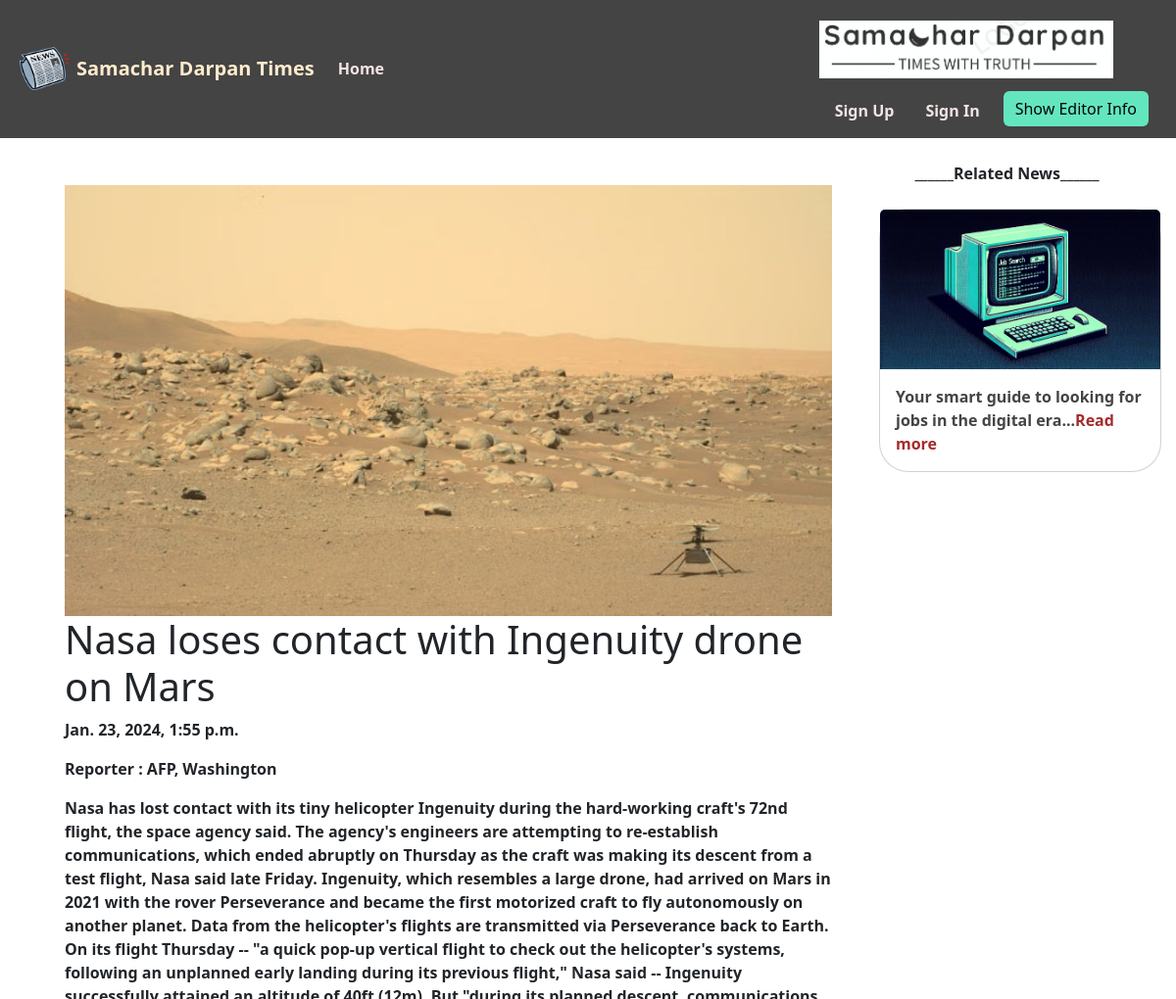
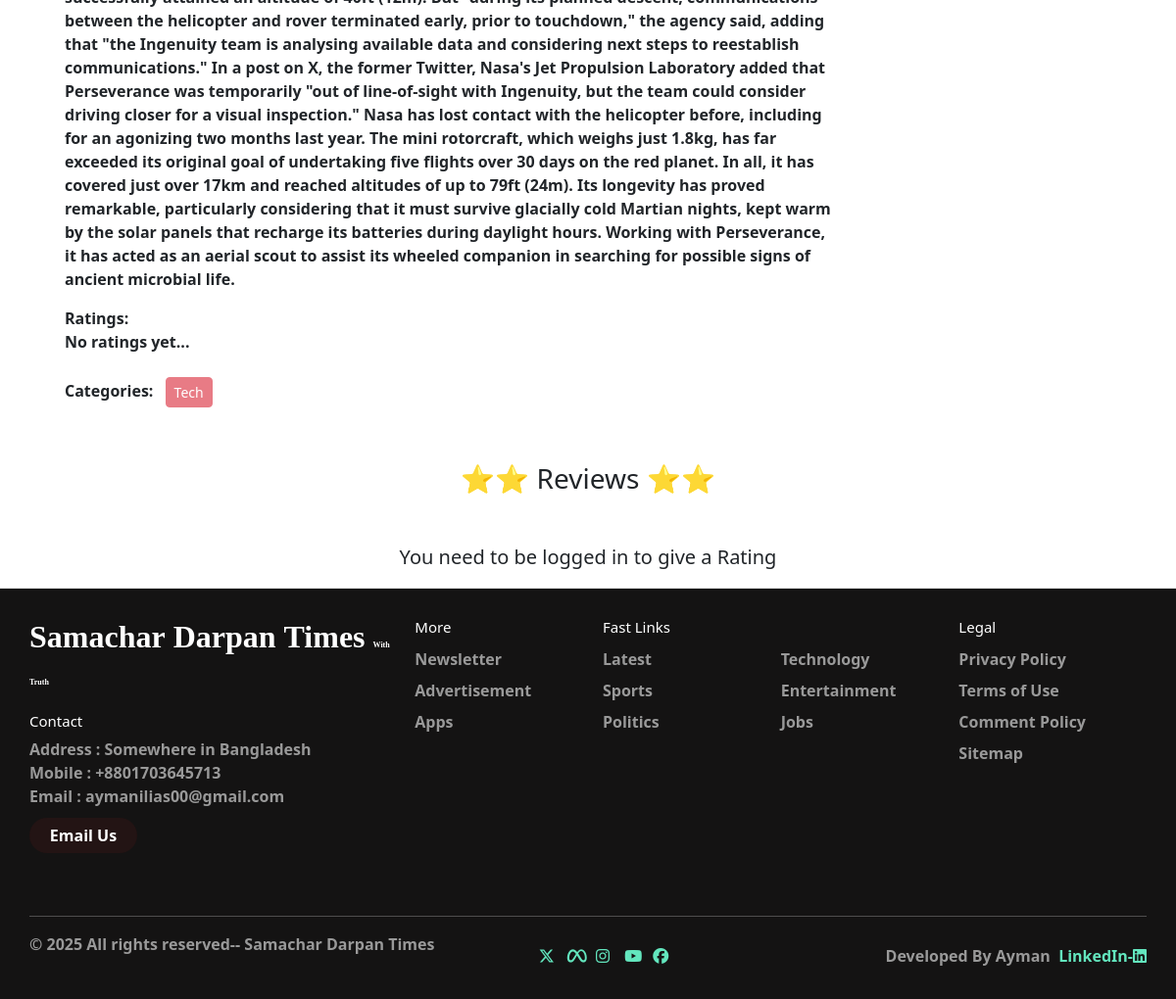
The page /samachar_darpan/detail/30/ on the database its author committed (2 pictures, top to bottom).
### news/models.py (models this page shows, shortened)
class News(models.Model):
    title = models.CharField(max_length=100)
    content = models.TextField()
    category = models.ManyToManyField(Category)
    writter = models.CharField(max_length=200)
    image = models.ImageField(upload_to ='uploads/', blank = True, null = True)
    date = models.DateTimeField(auto_now_add=True, blank = True, null = True)

class Category(models.Model):
    name = models.CharField(max_length=200)
    slug= models.SlugField(max_length=100,null=True, blank= True,unique = True)
    def __str__(self):
        return self.name

### news/views.py (the view, shortened to what this page needs)
# urls.py: path('detail/<int:id>/',DetailPostView.as_view(), name='detail_news'),
class DetailPostView(DetailView):
    model = News
    template_name = 'detail_news.html'
    context_object_name = 'news'
    pk_url_kwarg = 'id'
    def get_context_data(self, **kwargs):
        context = super().get_context_data(**kwargs)
        news = self.get_object()
        comments = news.comments.all()
        comment_form = CommentForm()
        ratings = [comment.rating for comment in comments]
        if ratings:
            avg_rating = round(sum(ratings) / len(ratings), 2)
        else:
            avg_rating = None
        context['comments'] = comments
        context['comment_form'] = comment_form
        context['stars'] = dict(RATING_CHOICES)
        context['avg_rating'] = avg_rating
        related_articles = News.objects.filter(category__in=news.category.all()).exclude(id=news.id)[:2]
        context['related_articles'] = related_articles
        return context

### news/templates/detail_news.html (shortened to what this page needs)
{% extends 'base.html' %}
{% load crispy_forms_tags %}
{% load static %}
{% block content %}
    <div class="container mt-4 d-flex">
        <div class="row">
            <div class="{% if related_articles %}col-md-9{% else %}col-md-12{% endif %} col-sm-12">                <div class="card m-2" style="border: none;">
                    <div class="card-body" style="background-color: rgb(255, 255, 255);">
                        <img class="img-fluid mx-auto d-block" src="{{ news.image.url }}" alt="">
                        <strong><h1 class="card-title">{{ news.title }}</h1></strong>
                        <p class="card-text">{{ news.date }}</p>
                        <p><strong class="card-title">Reporter : {{ news.writter }}</strong></p>
                        <p class="card-text">   {{ news.content }}</p>
                        <div class="d-flex">
                            <strong>Ratings:
                                {% if avg_rating %}
                                    {% if avg_rating|default:0 >= 1 and avg_rating|default:0 <= 1.5 %}
                                        <span>⭐</span>
                                    {% endif %}
                                    {% if avg_rating|default:0 > 1.5 and avg_rating|default:0 <= 2 %}
                                        <span>⭐⭐</span>
                                    {% endif %}
                                    {% if avg_rating|default:0 > 2 and avg_rating|default:0 <= 2.5 %}
                                        <span>⭐⭐</span>
                                    {% endif %}
                                    {% if avg_rating|default:0 > 2.5 and avg_rating|default:0 <= 3 %}
                                        <span>⭐⭐⭐</span>
                                    {% endif %}
                                    {% if avg_rating|default:0 > 3 and avg_rating|default:0 <= 3.5 %}
                                        <span>⭐⭐⭐</span>
                                    {% endif %}
                                    {% if avg_rating|default:0 > 3.5 and avg_rating|default:0 <= 4 %}
                                        <span>⭐⭐⭐⭐</span>
                                    {% endif %}
                                    {% if avg_rating|default:0 > 4 and avg_rating|default:0 <= 4.5 %}
                                        <span>⭐⭐⭐⭐</span>
                                    {% endif %}
                                    {% if avg_rating|default:0 > 4.5 and avg_rating|default:0 <= 5 %}
                                        <span>⭐⭐⭐⭐⭐</span>
                                    {% endif %}
                                {% else %}
                                    <p>No ratings yet...</p>
                                {% endif %}
                            </strong>
                        </div>
                        <strong>Categories:</strong>
                        {% for category in news.category.all %}
                            <button class="btn btn-danger btn-sm m-2" disabled>{{ category }}</button>
                        {% endfor %}
                    </div>
                </div>
            </div>
            {% if related_articles %}
            <div class="col-md-3">
                <div class="text-center">
                    <strong>
                        ______Related News______
                    </strong>
                </div>
                <br>
                {% for related_article in related_articles %}
                    <div class="card" style="width: 18rem;border-radius: 30px;">
                        <img class="card-img-top" src="{{ related_article.image.url }}" alt=" img-fluid">
                        <div class="card-body">
                            <strong>
                                <a href="{% url 'detail_news' related_article.id %}" style="text-decoration: none; color: #444444">
                                    {{ related_article.title }}...<strong style="color: brown;">Read more</strong>
                                </a>
                            </strong>
                        </div>
                    </div>
                    <br>
                {% endfor %}
            </div>
        {% endif %}
        </div>
    </div>
    <div class="container mt-4">
        <h3 class="text-center">⭐⭐ Reviews ⭐⭐</h3>
    </div>
    {% if request.user.is_authenticated %}
        <div class="container mt-5 mb-5 border border-4 border-secondary rounded p-4">
            <div class="row">
                <div class="col-md-8">
                    <h1 class="card-title text-center mb-4">Please Add Your Review</h1>
                    <form method="post">
                        {% csrf_token %}
                        {{ comment_form | crispy }}
                        <button type="submit" class="btn btn-primary btn-block">Send</button>
                    </form>
                </div>
                <div class="col-md-4" style="margin: auto;">
                    <img src="{% static 'rating.png' %}" alt="Rating Image" class="img-fluid">
                </div>
            </div>
        </div>
    {% else %}
        <div class="text-center mt-5">
            <p class="lead">You need to be logged in to give a Rating</p>
        </div>
    {% endif %}
{% endblock %}

### templates/base.html (style rules this page uses)
*, *:before, *:after { box-sizing: border-box; }

### rows shown on the page
News: image (picture), title "Nasa loses contact with Ingenuity drone on Mars", date "Jan. 23, 2024, 1:55 p.m.", writter "AFP, Washington", content "Nasa has lost contact with its tiny helicopter Ingenuity during the hard-working craft's 72nd flight, the space agency said. The agency's engineers are attempting to re-establish communications, which ended abruptly on Thursday as the craft was making its descent from a test flight, Nasa said late Friday. Ingenuity, which resembles a large drone, had arrived on Mars in 2021 with the rover Perseverance and became the first motorized craft to fly autonomously on another planet. Data from the helicopter's flights are transmitted via Perseverance back to Earth. On its flight Thursday -- \"a quick pop-up vertical flight to check out the helicopter's systems, following an unplanned early landing…"
Category: name "Tech"
News: image (picture), title "Your smart guide to looking for jobs in the digital era"
